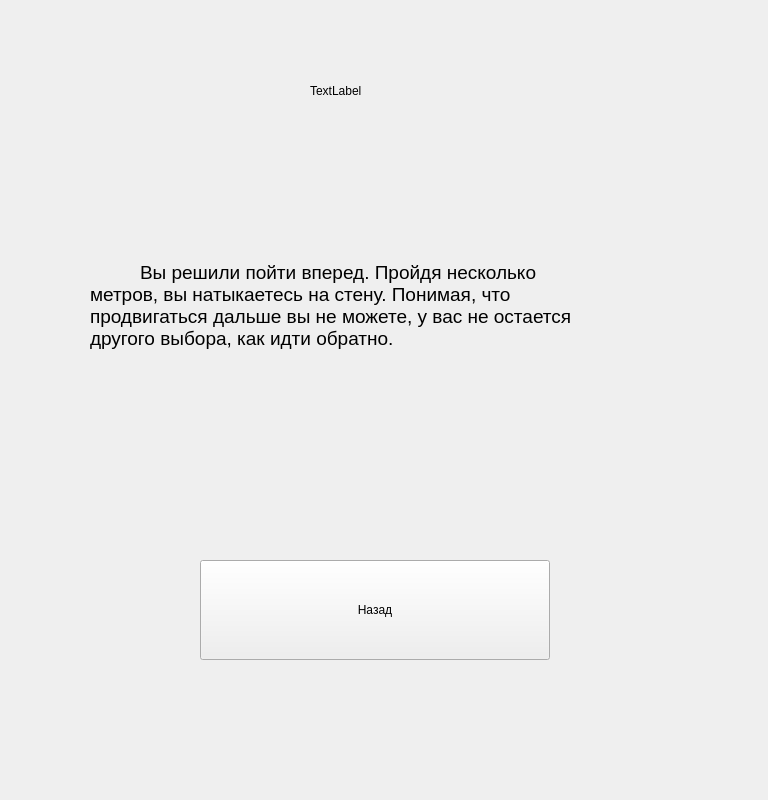
<?xml version="1.0" encoding="UTF-8"?>
<ui version="4.0">
 <class>Stop4</class>
 <widget class="QWidget" name="Stop4">
  <property name="geometry">
   <rect>
    <x>0</x>
    <y>0</y>
    <width>768</width>
    <height>800</height>
   </rect>
  </property>
  <property name="windowTitle">
   <string>Form</string>
  </property>
  <widget class="QPushButton" name="pushButton">
   <property name="geometry">
    <rect>
     <x>200</x>
     <y>560</y>
     <width>350</width>
     <height>100</height>
    </rect>
   </property>
   <property name="text">
    <string>Назад</string>
   </property>
  </widget>
  <widget class="QLabel" name="label_2">
   <property name="geometry">
    <rect>
     <x>90</x>
     <y>120</y>
     <width>631</width>
     <height>371</height>
    </rect>
   </property>
   <property name="text">
    <string>&lt;html&gt;&lt;head/&gt;&lt;style&gt; p {text-indent: 50px} &lt;/style&gt;&lt;body&gt;&lt;p align=&quot;justify&quot;&gt;&lt;span style=&quot; font-size:14pt;&quot;&gt;Вы решили пойти вперед. Пройдя несколько&lt;br/&gt;метров, вы натыкаетесь на стену. Понимая, что&lt;br/&gt;продвигаться дальше вы не можете, у вас не остается&lt;br/&gt;другого выбора, как идти обратно.&lt;/span&gt;&lt;/p&gt;&lt;/body&gt;&lt;/html&gt;</string>
   </property>
  </widget>
  <widget class="QLabel" name="label_pict">
   <property name="geometry">
    <rect>
     <x>0</x>
     <y>0</y>
     <width>768</width>
     <height>800</height>
    </rect>
   </property>
   <property name="text">
    <string/>
   </property>
   <property name="pixmap">
    <pixmap>../PICT/pict2.png</pixmap>
   </property>
  </widget>
  <widget class="QLabel" name="label5">
   <property name="geometry">
    <rect>
     <x>310</x>
     <y>40</y>
     <width>251</width>
     <height>101</height>
    </rect>
   </property>
   <property name="styleSheet">
    <string notr="true">font: 14pt &quot;Times New Roman&quot;;</string>
   </property>
   <property name="text">
    <string>TextLabel</string>
   </property>
  </widget>
  <zorder>label_pict</zorder>
  <zorder>pushButton</zorder>
  <zorder>label_2</zorder>
  <zorder>label5</zorder>
 </widget>
 <resources/>
 <connections/>
</ui>
